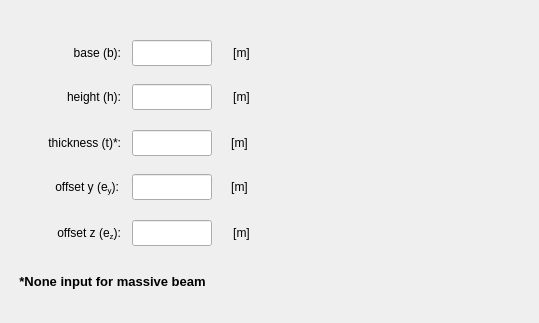
      <widget class="QWidget" name="tab_rectangular_section">
       <attribute name="title">
        <string>Rectangular</string>
       </attribute>
       <widget class="QLabel" name="label_4">
        <property name="geometry">
         <rect>
          <x>280</x>
          <y>4</y>
          <width>250</width>
          <height>310</height>
         </rect>
        </property>
        <property name="text">
         <string/>
        </property>
        <property name="pixmap">
         <pixmap>../../../figures/Rectangular.PNG</pixmap>
        </property>
        <property name="scaledContents">
         <bool>true</bool>
        </property>
       </widget>
       <widget class="QLabel" name="label_6">
        <property name="geometry">
         <rect>
          <x>12</x>
          <y>270</y>
          <width>201</width>
          <height>23</height>
         </rect>
        </property>
        <property name="font">
         <font>
          <pointsize>10</pointsize>
          <weight>75</weight>
          <bold>true</bold>
         </font>
        </property>
        <property name="text">
         <string>&lt;html&gt;&lt;head/&gt;&lt;body&gt;&lt;p align=&quot;center&quot;&gt;*None input for massive beam&lt;/p&gt;&lt;/body&gt;&lt;/html&gt;</string>
        </property>
       </widget>
       <widget class="QLineEdit" name="lineEdit_offsetz_rectangular_section">
        <property name="geometry">
         <rect>
          <x>132</x>
          <y>220</y>
          <width>80</width>
          <height>26</height>
         </rect>
        </property>
        <property name="minimumSize">
         <size>
          <width>80</width>
          <height>26</height>
         </size>
        </property>
        <property name="maximumSize">
         <size>
          <width>80</width>
          <height>26</height>
         </size>
        </property>
        <property name="font">
         <font>
          <family>Arial</family>
          <pointsize>11</pointsize>
          <weight>75</weight>
          <italic>true</italic>
          <bold>true</bold>
         </font>
        </property>
        <property name="focusPolicy">
         <enum>Qt::StrongFocus</enum>
        </property>
        <property name="styleSheet">
         <string notr="true">color: rgb(255, 0, 0);</string>
        </property>
        <property name="alignment">
         <set>Qt::AlignCenter</set>
        </property>
       </widget>
       <widget class="QLineEdit" name="lineEdit_base_rectangular_section">
        <property name="geometry">
         <rect>
          <x>132</x>
          <y>40</y>
          <width>80</width>
          <height>26</height>
         </rect>
        </property>
        <property name="minimumSize">
         <size>
          <width>80</width>
          <height>26</height>
         </size>
        </property>
        <property name="maximumSize">
         <size>
          <width>80</width>
          <height>26</height>
         </size>
        </property>
        <property name="font">
         <font>
          <family>Arial</family>
          <pointsize>11</pointsize>
          <weight>75</weight>
          <italic>true</italic>
          <bold>true</bold>
         </font>
        </property>
        <property name="focusPolicy">
         <enum>Qt::StrongFocus</enum>
        </property>
        <property name="styleSheet">
         <string notr="true">color: rgb(255, 0, 0);</string>
        </property>
        <property name="alignment">
         <set>Qt::AlignCenter</set>
        </property>
       </widget>
       <widget class="QLineEdit" name="lineEdit_offsety_rectangular_section">
        <property name="geometry">
         <rect>
          <x>132</x>
          <y>174</y>
          <width>80</width>
          <height>26</height>
         </rect>
        </property>
        <property name="minimumSize">
         <size>
          <width>80</width>
          <height>26</height>
         </size>
        </property>
        <property name="maximumSize">
         <size>
          <width>80</width>
          <height>26</height>
         </size>
        </property>
        <property name="font">
         <font>
          <family>Arial</family>
          <pointsize>11</pointsize>
          <weight>75</weight>
          <italic>true</italic>
          <bold>true</bold>
         </font>
        </property>
        <property name="focusPolicy">
         <enum>Qt::StrongFocus</enum>
        </property>
        <property name="styleSheet">
         <string notr="true">color: rgb(255, 0, 0);</string>
        </property>
        <property name="alignment">
         <set>Qt::AlignCenter</set>
        </property>
       </widget>
       <widget class="QLineEdit" name="lineEdit_thickness_rectangular_section">
        <property name="geometry">
         <rect>
          <x>132</x>
          <y>130</y>
          <width>80</width>
          <height>26</height>
         </rect>
        </property>
        <property name="minimumSize">
         <size>
          <width>80</width>
          <height>26</height>
         </size>
        </property>
        <property name="maximumSize">
         <size>
          <width>80</width>
          <height>26</height>
         </size>
        </property>
        <property name="font">
         <font>
          <family>Arial</family>
          <pointsize>11</pointsize>
          <weight>75</weight>
          <italic>true</italic>
          <bold>true</bold>
         </font>
        </property>
        <property name="focusPolicy">
         <enum>Qt::StrongFocus</enum>
        </property>
        <property name="styleSheet">
         <string notr="true">color: rgb(255, 0, 0);</string>
        </property>
        <property name="alignment">
         <set>Qt::AlignCenter</set>
        </property>
       </widget>
       <widget class="QLineEdit" name="lineEdit_height_rectangular_section">
        <property name="geometry">
         <rect>
          <x>132</x>
          <y>84</y>
          <width>80</width>
          <height>26</height>
         </rect>
        </property>
        <property name="minimumSize">
         <size>
          <width>80</width>
          <height>26</height>
         </size>
        </property>
        <property name="maximumSize">
         <size>
          <width>80</width>
          <height>26</height>
         </size>
        </property>
        <property name="font">
         <font>
          <family>Arial</family>
          <pointsize>11</pointsize>
          <weight>75</weight>
          <italic>true</italic>
          <bold>true</bold>
         </font>
        </property>
        <property name="focusPolicy">
         <enum>Qt::StrongFocus</enum>
        </property>
        <property name="styleSheet">
         <string notr="true">color: rgb(255, 0, 0);</string>
        </property>
        <property name="alignment">
         <set>Qt::AlignCenter</set>
        </property>
       </widget>
       <widget class="QLabel" name="label_100">
        <property name="geometry">
         <rect>
          <x>224</x>
          <y>40</y>
          <width>35</width>
          <height>26</height>
         </rect>
        </property>
        <property name="minimumSize">
         <size>
          <width>35</width>
          <height>26</height>
         </size>
        </property>
        <property name="maximumSize">
         <size>
          <width>35</width>
          <height>26</height>
         </size>
        </property>
        <property name="text">
         <string>[m]</string>
        </property>
        <property name="alignment">
         <set>Qt::AlignCenter</set>
        </property>
       </widget>
       <widget class="QLabel" name="label_107">
        <property name="geometry">
         <rect>
          <x>224</x>
          <y>84</y>
          <width>35</width>
          <height>26</height>
         </rect>
        </property>
        <property name="minimumSize">
         <size>
          <width>35</width>
          <height>26</height>
         </size>
        </property>
        <property name="maximumSize">
         <size>
          <width>35</width>
          <height>26</height>
         </size>
        </property>
        <property name="text">
         <string>[m]</string>
        </property>
        <property name="alignment">
         <set>Qt::AlignCenter</set>
        </property>
       </widget>
       <widget class="QLabel" name="label_109">
        <property name="geometry">
         <rect>
          <x>222</x>
          <y>130</y>
          <width>35</width>
          <height>26</height>
         </rect>
        </property>
        <property name="minimumSize">
         <size>
          <width>35</width>
          <height>26</height>
         </size>
        </property>
        <property name="maximumSize">
         <size>
          <width>35</width>
          <height>26</height>
         </size>
        </property>
        <property name="text">
         <string>[m]</string>
        </property>
        <property name="alignment">
         <set>Qt::AlignCenter</set>
        </property>
       </widget>
       <widget class="QLabel" name="label_110">
        <property name="geometry">
         <rect>
          <x>222</x>
          <y>174</y>
          <width>35</width>
          <height>26</height>
         </rect>
        </property>
        <property name="minimumSize">
         <size>
          <width>35</width>
          <height>26</height>
         </size>
        </property>
        <property name="maximumSize">
         <size>
          <width>35</width>
          <height>26</height>
         </size>
        </property>
        <property name="text">
         <string>[m]</string>
        </property>
        <property name="alignment">
         <set>Qt::AlignCenter</set>
        </property>
       </widget>
       <widget class="QLabel" name="label_111">
        <property name="geometry">
         <rect>
          <x>224</x>
          <y>220</y>
          <width>35</width>
          <height>26</height>
         </rect>
        </property>
        <property name="minimumSize">
         <size>
          <width>35</width>
          <height>26</height>
         </size>
        </property>
        <property name="maximumSize">
         <size>
          <width>35</width>
          <height>26</height>
         </size>
        </property>
        <property name="text">
         <string>[m]</string>
        </property>
        <property name="alignment">
         <set>Qt::AlignCenter</set>
        </property>
       </widget>
       <widget class="QLabel" name="label_72">
        <property name="geometry">
         <rect>
          <x>16</x>
          <y>40</y>
          <width>105</width>
          <height>26</height>
         </rect>
        </property>
        <property name="minimumSize">
         <size>
          <width>105</width>
          <height>26</height>
         </size>
        </property>
        <property name="maximumSize">
         <size>
          <width>105</width>
          <height>26</height>
         </size>
        </property>
        <property name="text">
         <string>base (b):</string>
        </property>
        <property name="alignment">
         <set>Qt::AlignRight|Qt::AlignTrailing|Qt::AlignVCenter</set>
        </property>
       </widget>
       <widget class="QLabel" name="label_94">
        <property name="geometry">
         <rect>
          <x>16</x>
          <y>84</y>
          <width>105</width>
          <height>26</height>
         </rect>
        </property>
        <property name="minimumSize">
         <size>
          <width>105</width>
          <height>26</height>
         </size>
        </property>
        <property name="maximumSize">
         <size>
          <width>105</width>
          <height>26</height>
         </size>
        </property>
        <property name="text">
         <string>height (h):</string>
        </property>
        <property name="alignment">
         <set>Qt::AlignRight|Qt::AlignTrailing|Qt::AlignVCenter</set>
        </property>
       </widget>
       <widget class="QLabel" name="label_112">
        <property name="geometry">
         <rect>
          <x>16</x>
          <y>130</y>
          <width>105</width>
          <height>26</height>
         </rect>
        </property>
        <property name="minimumSize">
         <size>
          <width>105</width>
          <height>26</height>
         </size>
        </property>
        <property name="maximumSize">
         <size>
          <width>105</width>
          <height>26</height>
         </size>
        </property>
        <property name="text">
         <string>thickness (t)*:</string>
        </property>
        <property name="alignment">
         <set>Qt::AlignRight|Qt::AlignTrailing|Qt::AlignVCenter</set>
        </property>
       </widget>
       <widget class="QLabel" name="label_113">
        <property name="geometry">
         <rect>
          <x>14</x>
          <y>174</y>
          <width>105</width>
          <height>26</height>
         </rect>
        </property>
        <property name="minimumSize">
         <size>
          <width>105</width>
          <height>26</height>
         </size>
        </property>
        <property name="maximumSize">
         <size>
          <width>105</width>
          <height>26</height>
         </size>
        </property>
        <property name="text">
         <string>&lt;html&gt;&lt;head/&gt;&lt;body&gt;&lt;p&gt;offset y (e&lt;span style=&quot; vertical-align:sub;&quot;&gt;y&lt;/span&gt;):&lt;/p&gt;&lt;/body&gt;&lt;/html&gt;</string>
        </property>
        <property name="alignment">
         <set>Qt::AlignRight|Qt::AlignTrailing|Qt::AlignVCenter</set>
        </property>
       </widget>
       <widget class="QLabel" name="label_114">
        <property name="geometry">
         <rect>
          <x>16</x>
          <y>220</y>
          <width>105</width>
          <height>26</height>
         </rect>
        </property>
        <property name="minimumSize">
         <size>
          <width>105</width>
          <height>26</height>
         </size>
        </property>
        <property name="maximumSize">
         <size>
          <width>105</width>
          <height>26</height>
         </size>
        </property>
        <property name="text">
         <string>&lt;html&gt;&lt;head/&gt;&lt;body&gt;&lt;p&gt;offset z (e&lt;span style=&quot; vertical-align:sub;&quot;&gt;z&lt;/span&gt;):&lt;/p&gt;&lt;/body&gt;&lt;/html&gt;</string>
        </property>
        <property name="alignment">
         <set>Qt::AlignRight|Qt::AlignTrailing|Qt::AlignVCenter</set>
        </property>
       </widget>
      </widget>
